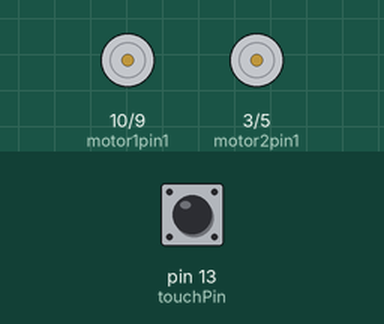
This sketch was run on a simulated Arduino Uno, built with avr-gcc and run on an emulated ATmega328P. Shown: motor-driver pin pairs drawn as motors (green arrow = first pin HIGH = forward, orange = second pin HIGH = backward, longer = more drive, scaled by the enable pin). The inputs (shaded band) are chosen by the test bench; at power-on: pin 13 (touchPin) LOW. What the sketch prints to the serial monitor is not drawn.

Above: at 1.2 s.
1.3 s: pin 13 (touchPin) pulled HIGH for 0.15 s
At 2.4 s:
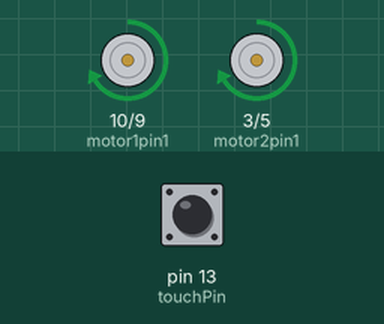
2.9 s: pin 13 (touchPin) pulled HIGH for 1 s
At 3.6 s:
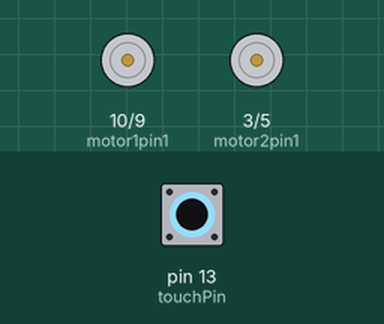
5.4 s: pin 13 (touchPin) pulled HIGH for 3.2 s
At 6.7 s:
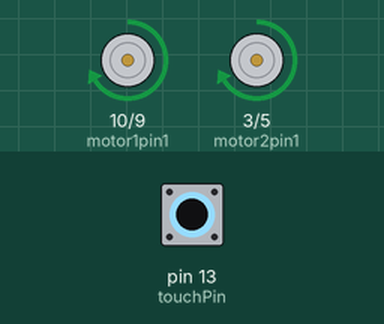
Timing chart, 0 to 8.4 s (numbered marks = the images above; inputs shaded):
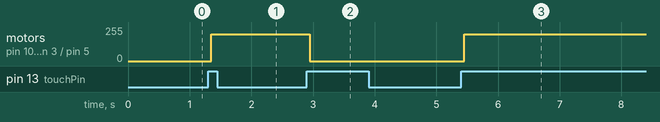

Measured:
- after the input at 1.3 s, motor on pin 10 (motor1pin1) / pin 9 (motor1pin2), motor on pin 3 (motor2pin1) / pin 5 (motor2pin2): stopped → forward 200/255 after 0.05 s
- after the input at 2.9 s, motor on pin 10 (motor1pin1) / pin 9 (motor1pin2), motor on pin 3 (motor2pin1) / pin 5 (motor2pin2): forward 200/255 → stopped after 0.05 s
- after the input at 5.4 s, motor on pin 10 (motor1pin1) / pin 9 (motor1pin2), motor on pin 3 (motor2pin1) / pin 5 (motor2pin2): stopped → forward 200/255 after 0.05 s

The sketch:

Race-yes-touch.ino
```cpp
// ── Motor pins ───────────────────────────────────────────────
const int motor1pin1 = 10;
const int motor1pin2 = 9;
const int motor1PWM  = 6;

const int motor2pin1 = 3;
const int motor2pin2 = 5;
const int motor2PWM  = 11;


// ── Touch sensor ─────────────────────────────────────────────
const int touchPin = 13;

// ── Speed ────────────────────────────────────────────────────
const int FULL_SPEED = 200;
const int TURN_OUTER = 200;
const int TURN_INNER = 80;

// ── Tunable parameters ───────────────────────────────────────
const float FRONT_CLEAR         = 30.0;
const float SIDE_MIN            = 10.0;
const float SIDE_TARGET_HIGH    = 18.0;
const float SIDE_MAX            = 30.0;
const unsigned long REVERSE_MS  = 300;
const unsigned long TURN_90_MS  = 1200;
const unsigned long TURN_180_MS = 2400;
const unsigned long CLEAR_MS    = 500;


bool robotEnabled   = false;
int  lastTouchState = LOW;
unsigned long stateStartTime = 0;

// ── Motor primitives ─────────────────────────────────────────
void motorStop() {
  digitalWrite(motor1pin1, LOW); digitalWrite(motor1pin2, LOW);
  digitalWrite(motor2pin1, LOW); digitalWrite(motor2pin2, LOW);
  analogWrite(motor1PWM, 0);
  analogWrite(motor2PWM, 0);
}

void motorForward() {
  digitalWrite(motor1pin1, HIGH); digitalWrite(motor1pin2, LOW);
  digitalWrite(motor2pin1, HIGH); digitalWrite(motor2pin2, LOW);
  analogWrite(motor1PWM, FULL_SPEED);
  analogWrite(motor2PWM, FULL_SPEED);
}

void motorReverse() {
  digitalWrite(motor1pin1, LOW); digitalWrite(motor1pin2, HIGH);
  digitalWrite(motor2pin1, LOW); digitalWrite(motor2pin2, HIGH);
  analogWrite(motor1PWM, FULL_SPEED);
  analogWrite(motor2PWM, FULL_SPEED);
}

void motorTurnRight() {
  digitalWrite(motor1pin1, HIGH); digitalWrite(motor1pin2, LOW);
  digitalWrite(motor2pin1, HIGH); digitalWrite(motor2pin2, LOW);
  analogWrite(motor1PWM, TURN_OUTER);
  analogWrite(motor2PWM, TURN_INNER);
}

void motorTurnLeft() {
  digitalWrite(motor1pin1, HIGH); digitalWrite(motor1pin2, LOW);
  digitalWrite(motor2pin1, HIGH); digitalWrite(motor2pin2, LOW);
  analogWrite(motor1PWM, TURN_INNER);
  analogWrite(motor2PWM, TURN_OUTER);
}


// ── Touch ────────────────────────────────────────────────────
void checkTouch() {
  int cur = digitalRead(touchPin);
  if (cur == HIGH && lastTouchState == LOW) {
    robotEnabled = !robotEnabled;
    delay(50);
    if (robotEnabled) motorForward();
    else              motorStop();
    Serial.println(robotEnabled ? "Robot ON" : "Robot OFF");
  }
  lastTouchState = cur;
}


unsigned long msInState() { return millis() - stateStartTime; }

// ── Setup ────────────────────────────────────────────────────
void setup() {
  pinMode(motor1pin1, OUTPUT); pinMode(motor1pin2, OUTPUT);
  pinMode(motor2pin1, OUTPUT); pinMode(motor2pin2, OUTPUT);
  pinMode(motor1PWM,  OUTPUT); pinMode(motor2PWM,  OUTPUT);

  pinMode(touchPin,  INPUT);

  Serial.begin(9600);
  motorStop();
  Serial.println("Robot OFF — touch to enable");
}

// ── Loop ─────────────────────────────────────────────────────
void loop() {
  checkTouch();
  if (!robotEnabled) return;

  motorForward();


}
```
